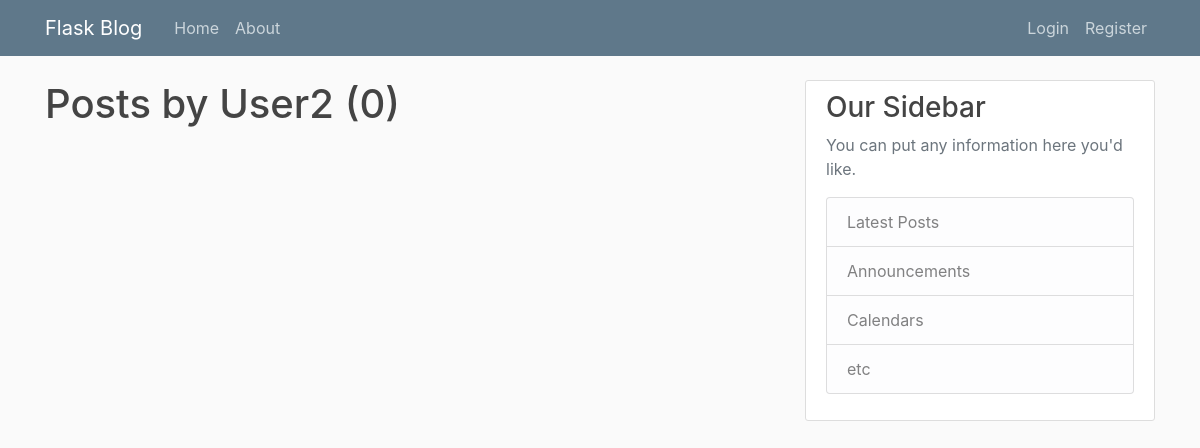
The page /user/User2 on the database as committed earlier.
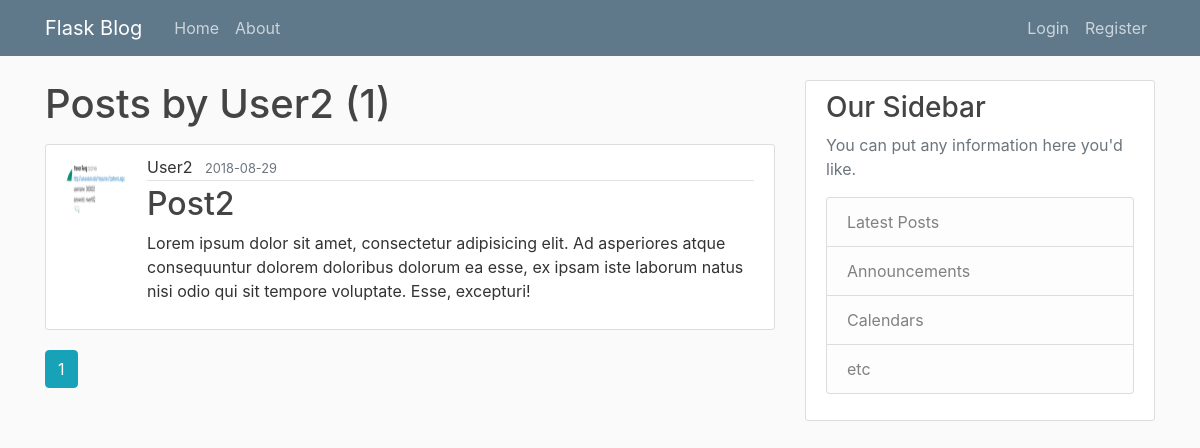
The same page on the database as committed later.
### app/models.py (models this page shows, shortened)
class Post(db.Model):
    id = db.Column(db.Integer, primary_key=True)
    title = db.Column(db.String(100), nullable=False)
    date_posted = db.Column(db.DateTime, nullable=False, default=datetime.utcnow())
    content = db.Column(db.Text, nullable=False)
    user_id = db.Column(db.Integer, db.ForeignKey('user.id'), nullable=False)

class User(db.Model, UserMixin):
    id = db.Column(db.Integer, primary_key=True)
    username = db.Column(db.String(20), unique=True, nullable=False)
    email = db.Column(db.String(125), unique=True, nullable=False)
    image_file = db.Column(db.String(20), nullable=False, default='default.jpg')
    password = db.Column(db.String(60), nullable=False)
    posts = db.relationship('Post', backref='author', lazy=True)

### app/users/routes.py (the view)
@users.route("/user/<string:username>")
def user_posts(username):
    page = request.args.get('page', 1, type=int)
    user = User.query.filter_by(username=username).first_or_404()
    posts = Post.query.filter_by(author=user).order_by(Post.date_posted.desc()).paginate(page=page, per_page=5)
    return render_template('user_posts.html', posts=posts, user=user)

### app/templates/user_posts.html
{% extends "layout.html" %}
{% block content %}
    <h1 class="mb-3">Posts by {{ user.username }} ({{ posts.total }})</h1>
    {% for post in posts.items %}
        <article class="media content-section">
            <img class="rounded-circle article-img"
                 src="{{ url_for('static', filename='profile_pics/' + post.author.image_file) }}">
            <div class="media-body">
                <div class="article-metadata">
                    <a class="mr-2"
                       href="{{ url_for('users.user_posts', username=post.author.username) }}">{{ post.author.username }}</a>
                    <small class="text-muted">{{ post.date_posted.strftime('%Y-%m-%d') }}</small>
                </div>
                <h2><a class="article-title" href="{{ url_for('posts.post', post_id=post.id) }}">{{ post.title }}</a></h2>
                <p class="article-content">{{ post.content }}</p>
            </div>
        </article>
    {% endfor %}
    {% for page_num in posts.iter_pages(left_edge=1, right_edge=1, left_current=1, right_current=2) %}
        {% if page_num %}
            {% if posts.page == page_num %}
                <a class="btn btn-info mb-4"
                   href="{{ url_for('users.user_posts', username=user.username, page=page_num) }}">{{ page_num }}</a>
            {% else %}
                <a class="btn btn-outline-info mb-4"
                   href="{{ url_for('users.user_posts', username=user.username, page=page_num) }}">{{ page_num }}</a>
            {% endif %}
        {% else %}
            ...
        {% endif %}
    {% endfor %}
{% endblock content %}

Rows that differ between the two databases and show on the page:
added Post: image_file (picture), author.username "User2", date_posted "2018-08-29", title "Post2", content "Lorem ipsum dolor sit amet, consectetur adipisicing elit. Ad asperiores atque consequuntur dolorem doloribus dolorum ea esse, ex ipsam iste laborum natus nisi odio qui sit tempore voluptate. Esse, excepturi!"
Other text that changed with them:
{{ posts.total }}: "0" → "1"
new list line: "1"
